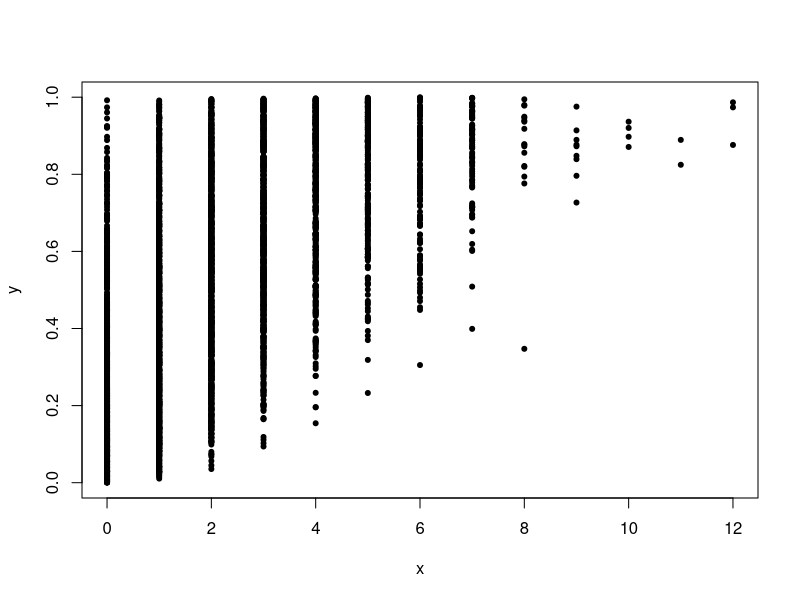
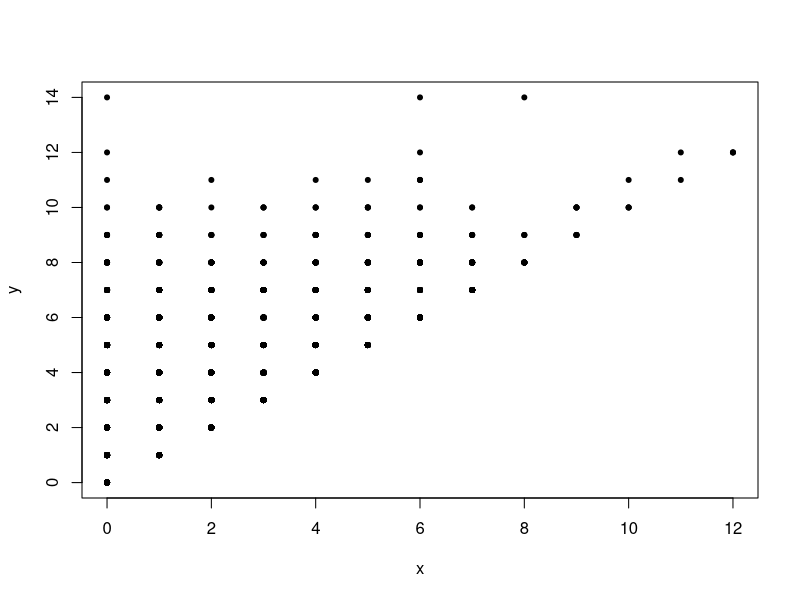
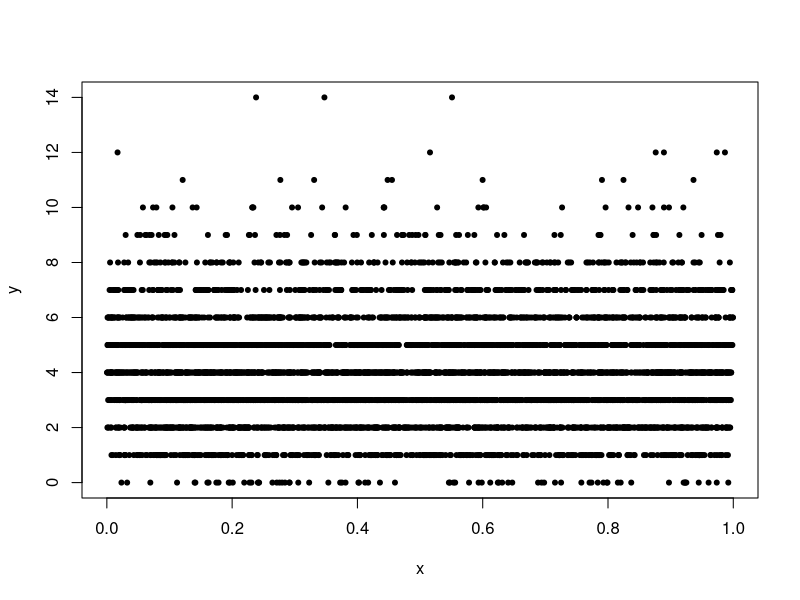

Write R code to recreate these figures, in order.
Cas_Geor_trivariate <- function(trials){
  
  X <- numeric(trials+1)
  P <- numeric(trials+1)
  N <- numeric(trials+1)
  
  X[1] <- 1
  P[1] <- .5
  N[1] <- 2
  for (i in 2:(trials+1)) {
    X[i] <- rbinom(1, N[i-1], P[i-1])
    P[i] <- rbeta(1, X[i]+1, N[i-1]-X[i]+1)
    N[i] <- rpois(1, 4*(1-P[i]))+X[i]
  }
  
  mat <- cbind(X, P, N)
  colnames(mat) <- c("X", "P", "N")
  return(mat)
  
}
sim <- Cas_Geor_trivariate(5000)
plot(sim[2:5001, 1], sim[2:5001, 2], pch=20,xlab="x",ylab="y",main="")
plot(sim[2:5001, 1], sim[2:5001, 3], pch=20,xlab="x",ylab="y",main="")
plot(sim[2:5001, 2], sim[2:5001, 3], pch=20,xlab="x",ylab="y",main="")